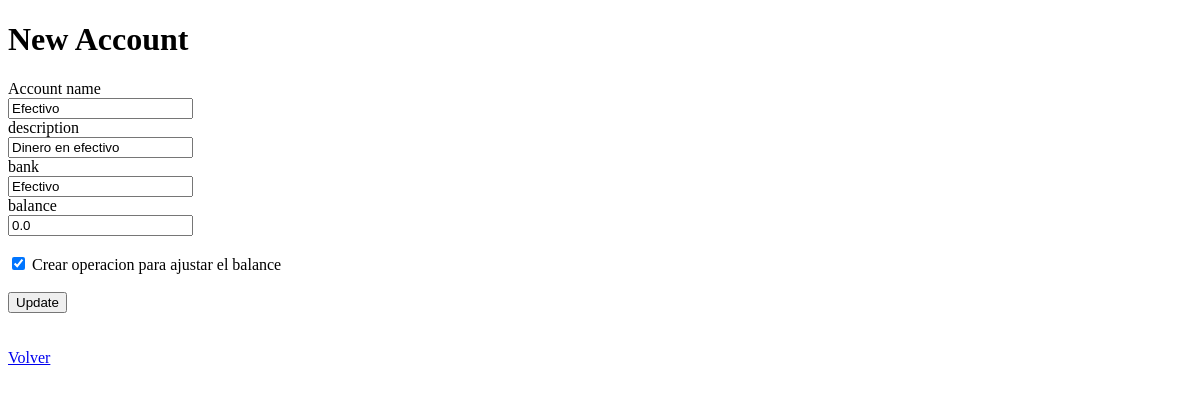
Page /accounts/1/update/ (signed in) on the earlier database version.
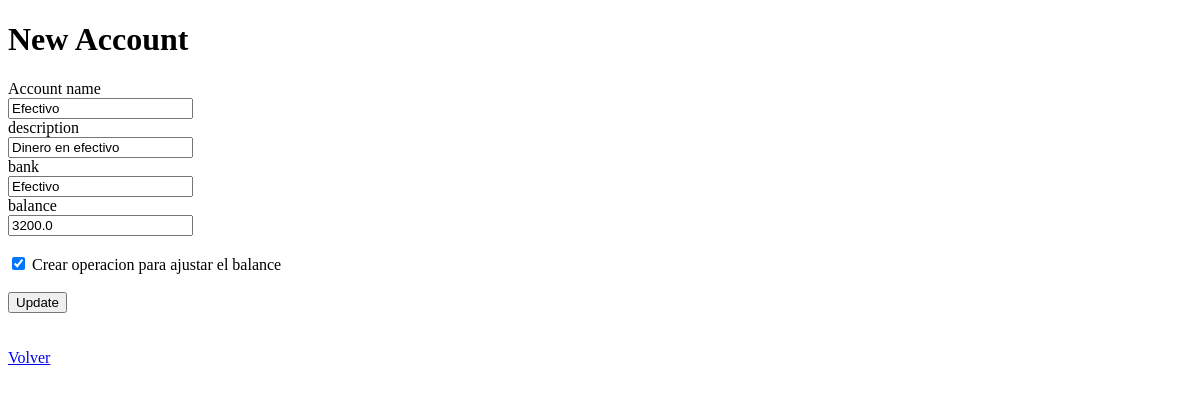
Same page on the later database version.
### accounts/models.py (models this page shows)
class Account(models.Model):
    id = HashidAutoField(primary_key=True)
    name = models.CharField(max_length=70)
    description = models.CharField(max_length=200)
    bank = models.CharField(max_length= 70)
    balance = models.FloatField(default=0)
    created_at = models.DateField(auto_now_add=True)
    user = models.ForeignKey(User, on_delete=models.CASCADE)

### accounts/views.py (the view)
# urls.py: path('<str:account_id>/update/', views.update_account, name='update_account'),
@login_required
def update_account(request, account_id):
    account = Account.objects.get(pk=account_id)
    request = reset_messages(request)
    return render(request,'accounts/update_account.html',{'account':account})

### accounts/views.py (called while the page is built, shortened)
def reset_messages(request):
    try :
        aux = request.session['message_shown']
    except KeyError:
        request.session['message_shown'] = False
        request.session['error_message'] = ''
        request.session['success_message'] = ''

### accounts/templates/accounts/update_account.html (shortened to what this page needs)
<!DOCTYPE html>
<html lang="en">
<head>
</head>
<body>
    <h1>New Account</h1>
    <form action="{% url 'accounts:account_updated'  account.id %}" method="post">
        <label for="name">Account name</label><br>
        <input type="text" name="name" value="{{account.name}}" required><br>
        <label for="description">description</label><br>
        <input type="text" name="description" value="{{account.description}}" required><br>
        <label for="bank">bank</label><br>
        <input type="text" name="bank" value="{{account.bank}}" required><br>
        <label for="balance">balance</label><br>
        <input type="number" step="0.01" name="balance" value="{{account.balance}}" required><br><br>
        <input type="checkbox" name="balance_checkbox" value="True" checked>
        <label for="balance_checkbox">Crear operacion para ajustar el balance</label><br><br>
        <input type="submit" value="Update">
    </form>
    {{ request.session.error_message }} <br>
    {{ request.session.success_message }} <br>
    <a href="{% url 'accounts:index' %}">Volver</a>
</body>
</html>

Differences in the rows shown:
changed Account "Efectivo": balance "0.0" → "3200.0"
